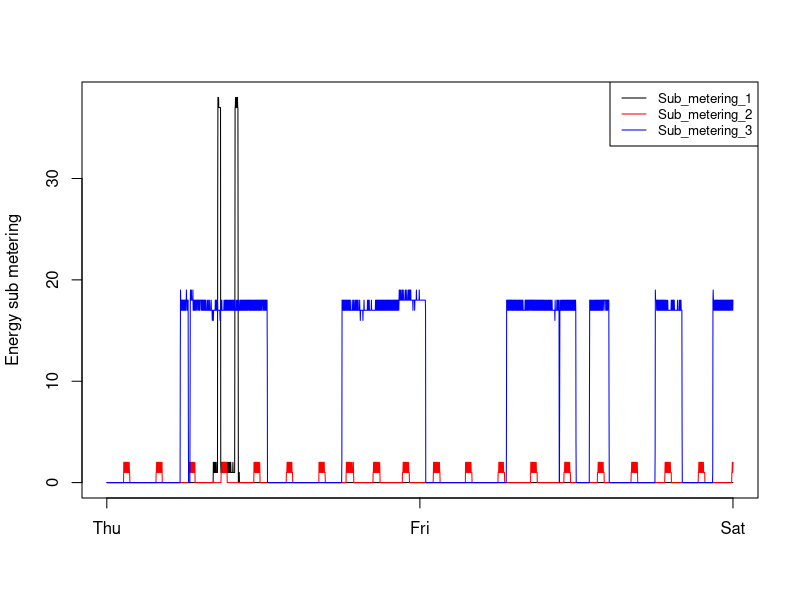

Source code (R):
# data has been filtered into dates 2007-02-01 and 2007-02-02 using a grep and sed

# read into dataframes
data20070201 <- read.csv("20070201-household_power_consumption.txt", sep = ";")
data20070202 <- read.csv("20070202-household_power_consumption.txt", sep = ";")
dataset <- rbind(data20070201, data20070202)
rm(data20070201, data20070202)

# Create plot submetering1 without setting x-axis labels
plot(dataset$Sub_metering_1, type = "l", xlab="", ylab = "Energy sub metering", xaxt = "n")

# Plot submetering2 in red
lines(dataset$Sub_metering_2, type = 'l', col = "red")

# Plot submetering3 in blue
lines(dataset$Sub_metering_3, type = 'l', col = "blue")

# create axis by doing the following:
# (a) as the data points are 1mins apart
# (b) set the tick marks to be 24 x 60 = 1440 apart
v1 <- c(0, 1440, 2880)
v2 <- c("Thu", "Fri", "Sat")
axis(side = 1, at = v1, labels = v2)

# Create Legend
legend("topright", legend = c("Sub_metering_1", "Sub_metering_2", "Sub_metering_3"), col = c("black", "red", "blue"), lty = 1, cex = 0.8 )

# Write to PNG
dev.copy(png, "plot3.png", width=480, height=480)
dev.off()

